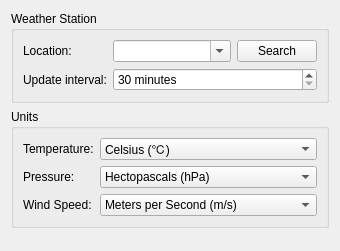
<?xml version="1.0" encoding="UTF-8"?>
<ui version="4.0">
 <class>weather</class>
 <widget class="QWidget" name="weather">
  <property name="geometry">
   <rect>
    <x>0</x>
    <y>0</y>
    <width>340</width>
    <height>251</height>
   </rect>
  </property>
  <property name="windowTitle">
   <string>Weather</string>
  </property>
  <layout class="QVBoxLayout" name="verticalLayout_2">
   <item>
    <widget class="QGroupBox" name="stationGroupBox">
     <property name="title">
      <string>Weather Station</string>
     </property>
     <layout class="QFormLayout" name="formLayout_2">
      <item row="0" column="0">
       <widget class="QLabel" name="locationLabel">
        <property name="text">
         <string>Location:</string>
        </property>
       </widget>
      </item>
      <item row="0" column="1">
       <layout class="QHBoxLayout" name="horizontalLayout">
        <item>
         <widget class="KComboBox" name="locationComboBox">
          <property name="sizePolicy">
           <sizepolicy hsizetype="Expanding" vsizetype="Fixed">
            <horstretch>0</horstretch>
            <verstretch>0</verstretch>
           </sizepolicy>
          </property>
          <property name="editable">
           <bool>true</bool>
          </property>
         </widget>
        </item>
        <item>
         <widget class="QPushButton" name="searchButton">
          <property name="text">
           <string>Search</string>
          </property>
         </widget>
        </item>
       </layout>
      </item>
      <item row="1" column="0">
       <widget class="QLabel" name="intervalLabel">
        <property name="text">
         <string>Update interval:</string>
        </property>
        <property name="buddy">
         <cstring>intervalSpinBox</cstring>
        </property>
       </widget>
      </item>
      <item row="1" column="1">
       <widget class="QSpinBox" name="intervalSpinBox">
        <property name="suffix">
         <string> minutes</string>
        </property>
        <property name="minimum">
         <number>30</number>
        </property>
        <property name="maximum">
         <number>3600</number>
        </property>
       </widget>
      </item>
     </layout>
    </widget>
   </item>
   <item>
    <widget class="QGroupBox" name="unitsGroupBox">
     <property name="title">
      <string>Units</string>
     </property>
     <layout class="QFormLayout" name="formLayout">
      <item row="0" column="0">
       <widget class="QLabel" name="temperatureLabel">
        <property name="text">
         <string>Temperature:</string>
        </property>
        <property name="buddy">
         <cstring>temperatureComboBox</cstring>
        </property>
       </widget>
      </item>
      <item row="0" column="1">
       <widget class="KComboBox" name="temperatureComboBox">
        <item>
         <property name="text">
          <string>Celsius (℃)</string>
         </property>
        </item>
        <item>
         <property name="text">
          <string>Fahrenheit (℉)</string>
         </property>
        </item>
        <item>
         <property name="text">
          <string>Kelvin (K)</string>
         </property>
        </item>
       </widget>
      </item>
      <item row="1" column="0">
       <widget class="QLabel" name="pressureLabel">
        <property name="text">
         <string>Pressure:</string>
        </property>
        <property name="buddy">
         <cstring>pressureComboBox</cstring>
        </property>
       </widget>
      </item>
      <item row="2" column="0">
       <widget class="QLabel" name="speedLabel">
        <property name="text">
         <string>Wind Speed:</string>
        </property>
        <property name="buddy">
         <cstring>speedComboBox</cstring>
        </property>
       </widget>
      </item>
      <item row="1" column="1">
       <widget class="KComboBox" name="pressureComboBox">
        <item>
         <property name="text">
          <string>Hectopascals (hPa)</string>
         </property>
        </item>
        <item>
         <property name="text">
          <string>Kilopascals (kPa)</string>
         </property>
        </item>
        <item>
         <property name="text">
          <string>Millibars (mbar)</string>
         </property>
        </item>
        <item>
         <property name="text">
          <string>Inches of Mercury (inHg)</string>
         </property>
        </item>
       </widget>
      </item>
      <item row="2" column="1">
       <widget class="KComboBox" name="speedComboBox">
        <item>
         <property name="text">
          <string>Meters per Second (m/s)</string>
         </property>
        </item>
        <item>
         <property name="text">
          <string>Kilometers per Hour (km/h)</string>
         </property>
        </item>
        <item>
         <property name="text">
          <string>Miles per Hour (mph)</string>
         </property>
        </item>
        <item>
         <property name="text">
          <string>Knots (kt)</string>
         </property>
        </item>
        <item>
         <property name="text">
          <string>Beaufort scale (bft)</string>
         </property>
        </item>
       </widget>
      </item>
     </layout>
    </widget>
   </item>
   <item>
    <spacer name="verticalSpacer">
     <property name="orientation">
      <enum>Qt::Vertical</enum>
     </property>
     <property name="sizeHint" stdset="0">
      <size>
       <width>0</width>
       <height>0</height>
      </size>
     </property>
    </spacer>
   </item>
  </layout>
 </widget>
 <customwidgets>
  <customwidget>
   <class>KComboBox</class>
   <extends>QComboBox</extends>
   <header>kcombobox.h</header>
  </customwidget>
 </customwidgets>
 <resources/>
 <connections/>
</ui>
